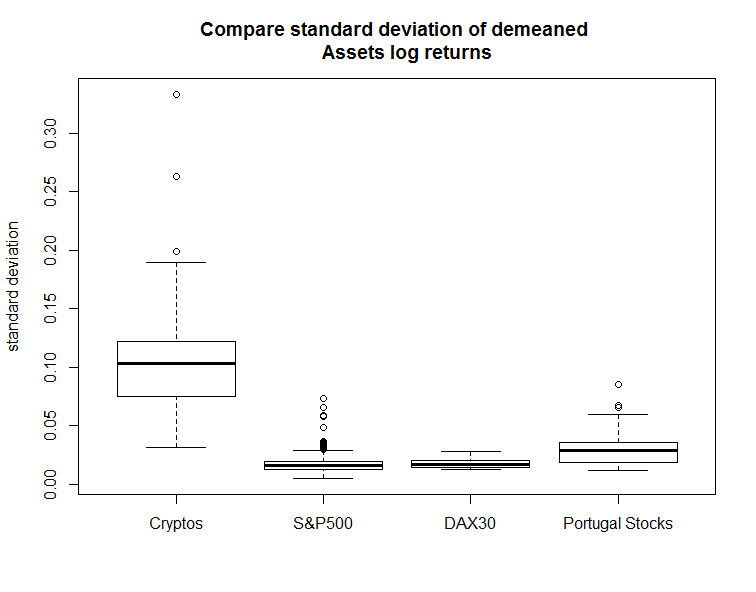

Write the R code that produced this figure.
rm(list = ls(all = TRUE))
# please change your working directory 
# setwd('C:/...')

# install and load packages
libraries = c("xts", "readxl", "dplyr", "IDPmisc")
lapply(libraries, function(x) if (!(x %in% installed.packages())) {
    install.packages(x)
})
lapply(libraries, library, quietly = TRUE, character.only = TRUE)

load('CryptoData.RData')
spp = read_excel('S&P500comPrice.xlsx', skip = 1, 
    col_types = c('date', rep('numeric', 500)))
spv = read_excel('S&P500comVolume.xlsx', skip = 1, 
    col_types = c('date', rep('numeric', 500)))
dap = read_excel('DAX30comPrice.xlsx', skip = 1, 
    col_types = c('date', rep('numeric', 30)))
dav = read_excel('DAX30comVolume.xlsx', skip = 1, 
    col_types = c('date', rep('numeric', 30)))
pop = read_excel('PSIcomPrice.xlsx', skip = 1, 
    col_types = c('date', rep('numeric', 46)))
pov = read_excel('PSIcomVolume.xlsx', skip = 1, 
    col_types = c('date', rep('numeric', 46)))
pot = read_excel('PSIcomTurnover.xlsx', skip = 1, 
    col_types = c('date', rep('numeric', 46)))

xts_spp = xts(spp[, 2:ncol(spp)], order.by = spp[[1]])
xts_spv = xts(spv[, 2:ncol(spv)], order.by = spv[[1]])
xts_dap = xts(dap[, 2:ncol(dap)], order.by = dap[[1]])
xts_dav = xts(dav[, 2:ncol(dav)], order.by = dav[[1]])
xts_pop = xts(pop[, 2:ncol(pop)], order.by = pop[[1]])
xts_pov = xts(pov[, 2:ncol(pov)], order.by = pov[[1]])
xts_pot = xts(pot[, 2:ncol(pot)], order.by = pot[[1]])

ret_spp = diff(log(xts_spp))
ret_dap = diff(log(xts_dap))
ret_pop = diff(log(xts_pop))

## calculate turnover using daily data for USA and Germany
xts_spva = xts_spp * xts_spv
xts_dava = xts_dap * xts_dav

## calculate Amihud
amhd_sp = abs(ret_spp) / xts_spva
amhd_da = abs(ret_dap) / xts_dava
amhd_po = abs(ret_pop) / xts_pot

xts_cpp  = xts(coins_price, order.by = as.Date(row.names(coins_price)))
xts_cpv  = xts(coins_vol, order.by = as.Date(row.names(coins_vol)))
xts_cpva = xts_cpp * xts_cpv
ret_cpp  = diff(log(xts_cpp))
amhd_cp  = abs(ret_cpp) / xts_cpva

### get rid of assets that have too much NA
sum0NA = function(x) sum(is.na(x) | x==0)/length(x) 

# for SP500
aa = apply(ret_spp, 2, sum0NA) < 0.8
bb = apply(amhd_sp, 2, sum0NA) < 0.8
amhd_sp = amhd_sp[,(aa & bb)]
ret_spp = ret_spp[,(aa & bb)]

# for DAX30
aa = apply(ret_dap, 2, sum0NA) < 0.8
bb = apply(amhd_da, 2, sum0NA) < 0.8
amhd_da = amhd_da[,(aa & bb)]
ret_dap = ret_dap[,(aa & bb)]

# for PSI
aa = apply(ret_pop, 2, sum0NA) < 0.8
bb = apply(amhd_po, 2, sum0NA) < 0.8
amhd_po = amhd_po[,(aa & bb)]
ret_pop = ret_pop[,(aa & bb)]

# for cryptos
aa = apply(ret_cpp, 2, sum0NA) < 0.05
bb = apply(amhd_cp, 2, sum0NA) < 0.05
amhd_cp = amhd_cp[,(aa & bb)]
ret_cpp = ret_cpp[,(aa & bb)]

sd_ret = list()
sd_ret$cpp = apply(ret_cpp, 2, function(x) sd(arima(NaRV.omit(x), 
    order = c(1,0,1))$residuals))
sd_ret$spp = apply(ret_spp, 2, function(x) sd(arima(NaRV.omit(x), 
    order = c(1,0,1))$residuals))
sd_ret$dap = apply(ret_dap, 2, function(x) sd(arima(NaRV.omit(x), 
    order = c(1,0,1))$residuals))
sd_ret$pop = apply(ret_pop, 2, function(x) sd(arima(NaRV.omit(x), 
    order = c(1,0,1))$residuals))
LL = max(sapply(sd_ret, length))
sd_ret = lapply(sd_ret, function(x) {
    if (length(x)<LL) x = c(x, rep(NA, times = LL-length(x)))
    return(x) 
})
Reduce(cbind, sd_ret) %>% boxplot(names = c('Cryptos', 'S&P500', 'DAX30', 
    'Portugal Stocks'), main = 'Compare standard deviation of demeaned 
    Assets log returns', ylab = 'standard deviation')
